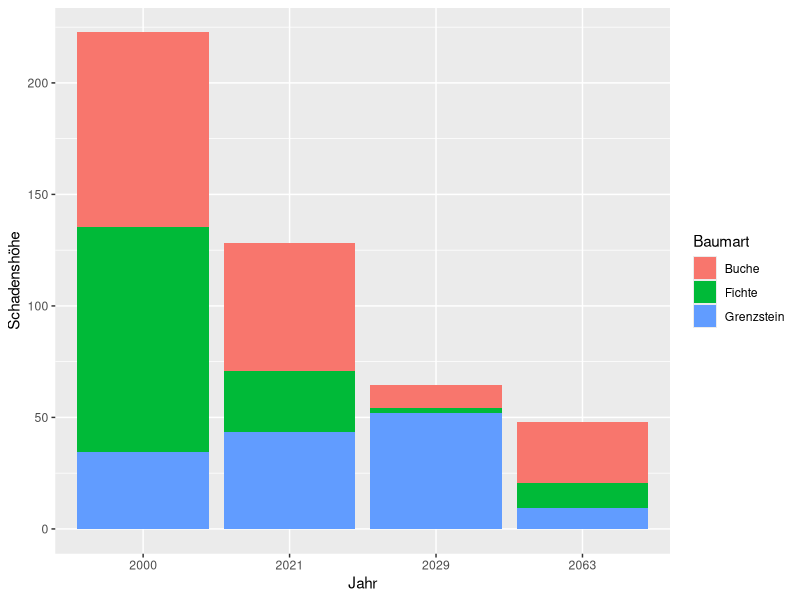

The R script that drew this image:
#!/usr/bin/env Rscript

library(ggplot2)

# raw csv data
"SaSa eaten data RAW"
sasa_eaten_data_raw <- read.csv2("sasa_eaten.csv", sep=",", dec=".")
sr <- sasa_eaten_data_raw

"SaSa Eaten Data Synthetic"
syn_year <- c(rep(2000 , 3) , rep(2021 , 3) , rep(2029 , 3) , rep(2063 , 3) )
syn_year <- rep(as.integer(syn_year), 4)
syn_treekind <- rep(c("Buche" , "Fichte" , "Grenzstein") , 4)
syn_treekind <- rep(syn_treekind, 4)
syn_plot <- as.integer(c(rep(1, 12), rep(2, 12), rep(3,12), rep(4,12)))
syn_demage <- abs(rnorm(12 , 0 , 15))
syn_demage <- rep(syn_demage, 4)
synthetic <- data.frame(
  Jahr=syn_year,
  Plot=syn_plot,
  Baumart=syn_treekind,
  Fraß=syn_demage
)
#sasa_eaten_data_synthetic

# synthetic selection
"selection"
sr <- synthetic
str(sr)

# sas raw data internal labled
"internal labeling"
srl <- data.frame(
  year=sr$Jahr,
  "plot"=sr$Plot,
  treekind=sr$Baumart,
  demage=sr$Fraß
)
#str(srl)

# raw typing
"SaSa eaten data after Typing"
sasa_eaten_data_typed <- data.frame(
  year=as.factor(srl$year),
  "plot"=srl$"plot",
  treekind=srl$treekind,
  demage=srl$demage
)
st <- sasa_eaten_data_typed
str(st)
#st

# relabel only
sl <- data.frame(
  Jahr=st$year,
  Baumart=st$treekind,
  Schadenshöhe=st$demage
)
#str(sl)

# Stacked
p <- ggplot(sl, aes(x=Jahr, fill=Baumart, y=Schadenshöhe)) +
    geom_bar(position="stack", stat="identity")
    #geom_col(position="dodge")
    #geom_col()
ggsave("out.png", plot = p, dpi=100)
